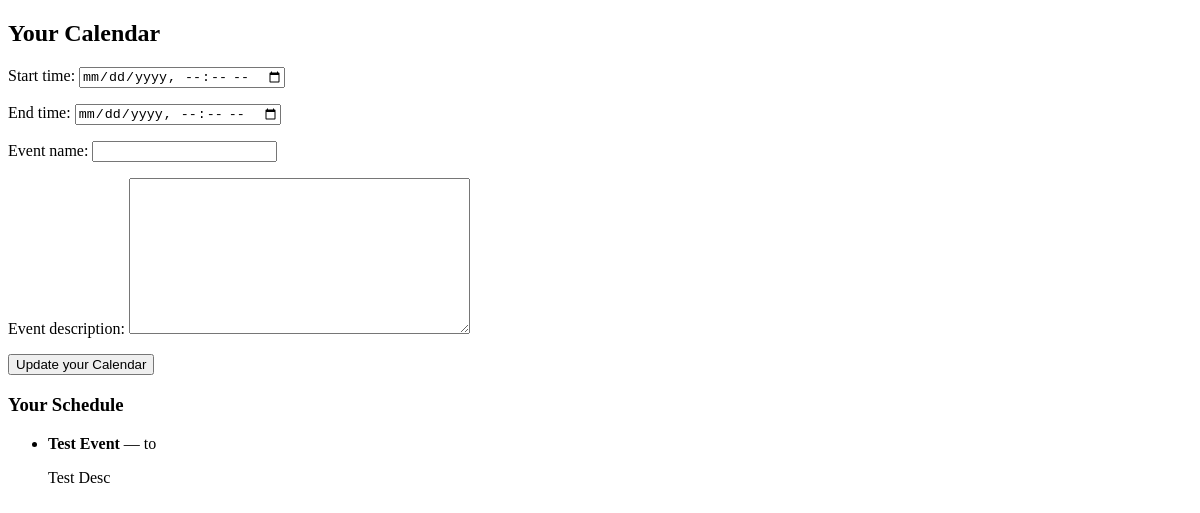
Page /calendar/ (signed in) on the earlier database version.
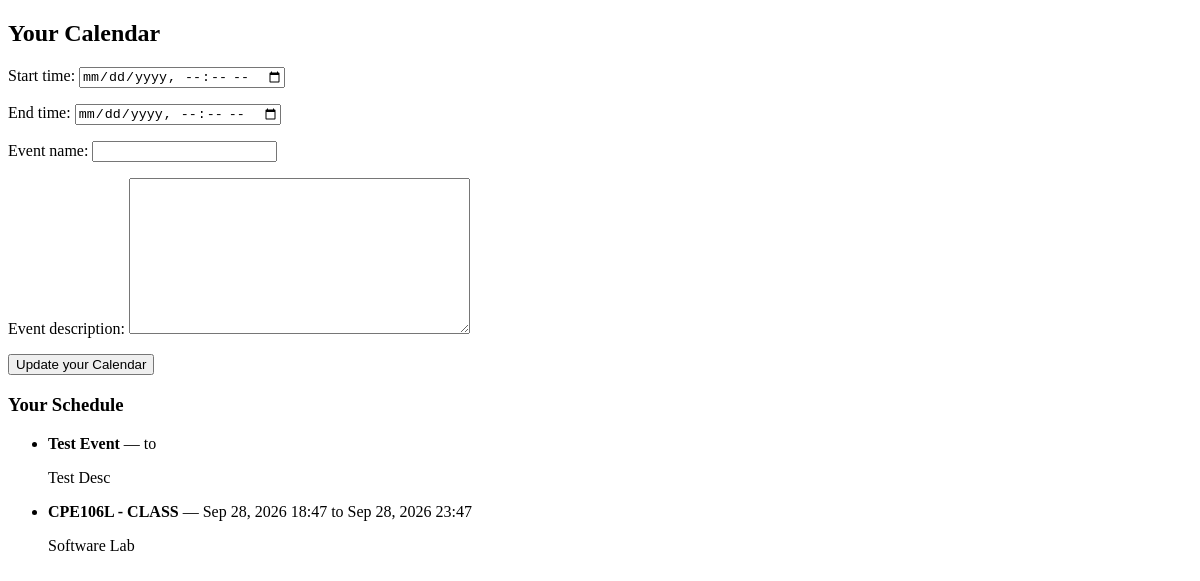
Same page on the later database version.
### CirclesApp/models.py (models this page shows, shortened)
class Event(models.Model):
    user = models.ForeignKey(User, on_delete=models.CASCADE)
    start_time = models.DateTimeField()
    end_time = models.DateTimeField()
    event_name = models.CharField(max_length=32)
    event_description = models.TextField()

### CirclesApp/views.py (the view)
# urls.py: path('calendar/', views.calendar_view, name='calendar'),
@login_required
def calendar_view(request):
    if request.method == "POST":
        form = CalendarForm(request.POST)
        if form.is_valid():
            calendar = form.save(commit = False)
            calendar.user = request.user
            calendar.save()
            return redirect('calendar')
    else:
        form = CalendarForm()
    user_events = Event.objects.filter(user=request.user).order_by('start_time')
    return render(request, 'circles_app/calendar.html', {'form':form, 'events':user_events})

### CirclesApp/forms.py (shortened to what this page needs)
class CalendarForm(forms.ModelForm):
    start_time = forms.DateTimeField(widget=forms.DateTimeInput(format='%Y-%m-%dT%H:%M', attrs={'type': 'datetime-local'}))
    end_time = forms.DateTimeField(widget=forms.DateTimeInput(format='%Y-%m-%dT%H:%M', attrs={'type': 'datetime-local'}))
    class Meta:
        model = Event
        fields = ['start_time', 'end_time', 'event_name', 'event_description']

### CirclesApp/templates/circles_app/calendar.html (shortened to what this page needs)
{% load static %}
<!DOCTYPE html>
<html lang="en">
<head>
    <link rel="stylesheet" type="text/css" href="{% static 'styles/styles.css' %}">
</head>
<body>
    <div class = "container">
        <h2>Your Calendar</h2>
        <form method = "POST" action="{% url 'calendar'%}">
            {{form.as_p}}
            <button type = 'submit'>Update your Calendar</button>
        </form>
    </div>
    <div class = "container">
        <h3>Your Schedule</h3>
        {% if events %}
            <ul>
                {% for i in events %}
                <li>
                    <strong>{{i.event_name}}</strong> — {{ i.start_time|date:"M d, Y H:i"}} to {{ i.end_time|date:"M d, Y H:i" }}
                    <p>{{i.event_description}}</p>
                </li>
                {% endfor %}
            </ul>
        {% else %}
            <p>No events added yet. Update your calendar!</p>
        {% endif %}
    </div>
</body>
</html>

Differences in the rows shown:
added Event: event_name "CPE106L - CLASS", start_time "Sep 28, 2026 18:47", end_time "Sep 28, 2026 23:47", event_description "Software Lab"
